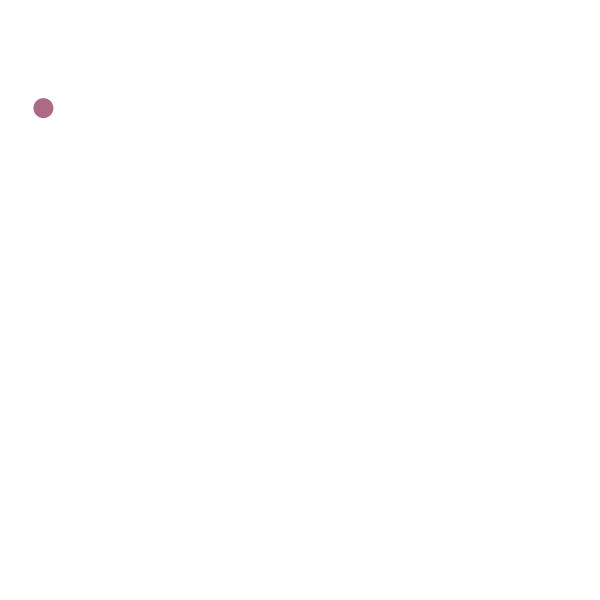
Frame 1 (no input)
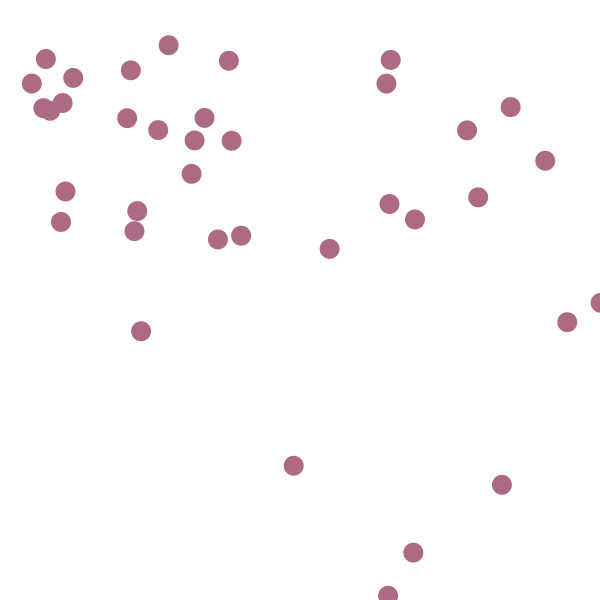
Frame 60 (the mouse pressed at the canvas centre just before this capture)
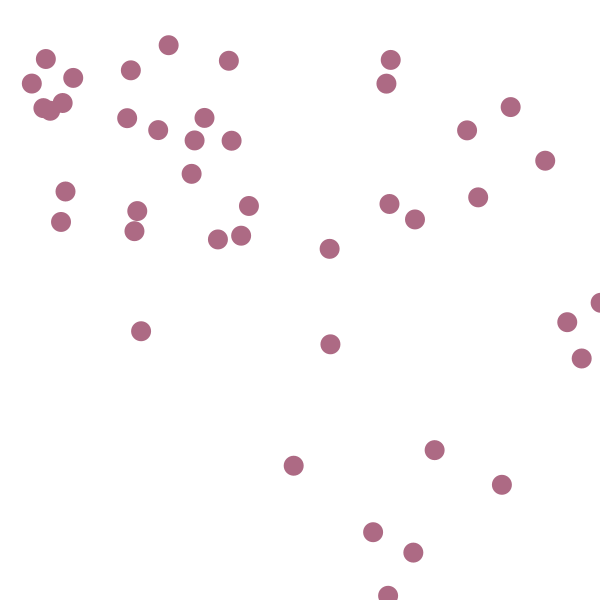
Frame 120 (the mouse held since frame 60 and released just before this capture)

The Processing sketch that drew these frames (run headless with seeded random() and noise(); from frame 60 on, the mouse is pressed at the canvas centre):

// Processing sketch: bouncingBall
// ── bouncingBall.pde
float x =10;
float y = 20;
float speedX = 3;
float speedY = 2.5;

void setup() {
  size(600, 600);
  background(255,255,255,random(0,50));

}

void draw() {
  
  x += speedX;
  y += speedY;
  
  if(x >= width || x < 0) {
    speedX *= -1;
  }
  if(y >= height || y < 0) {
    speedY *= -1;
  }
  
  
  fill(#AD6A84);
  noStroke();
  ellipse(x*random(1,10),y*random(1,5),20,20);
  
}
